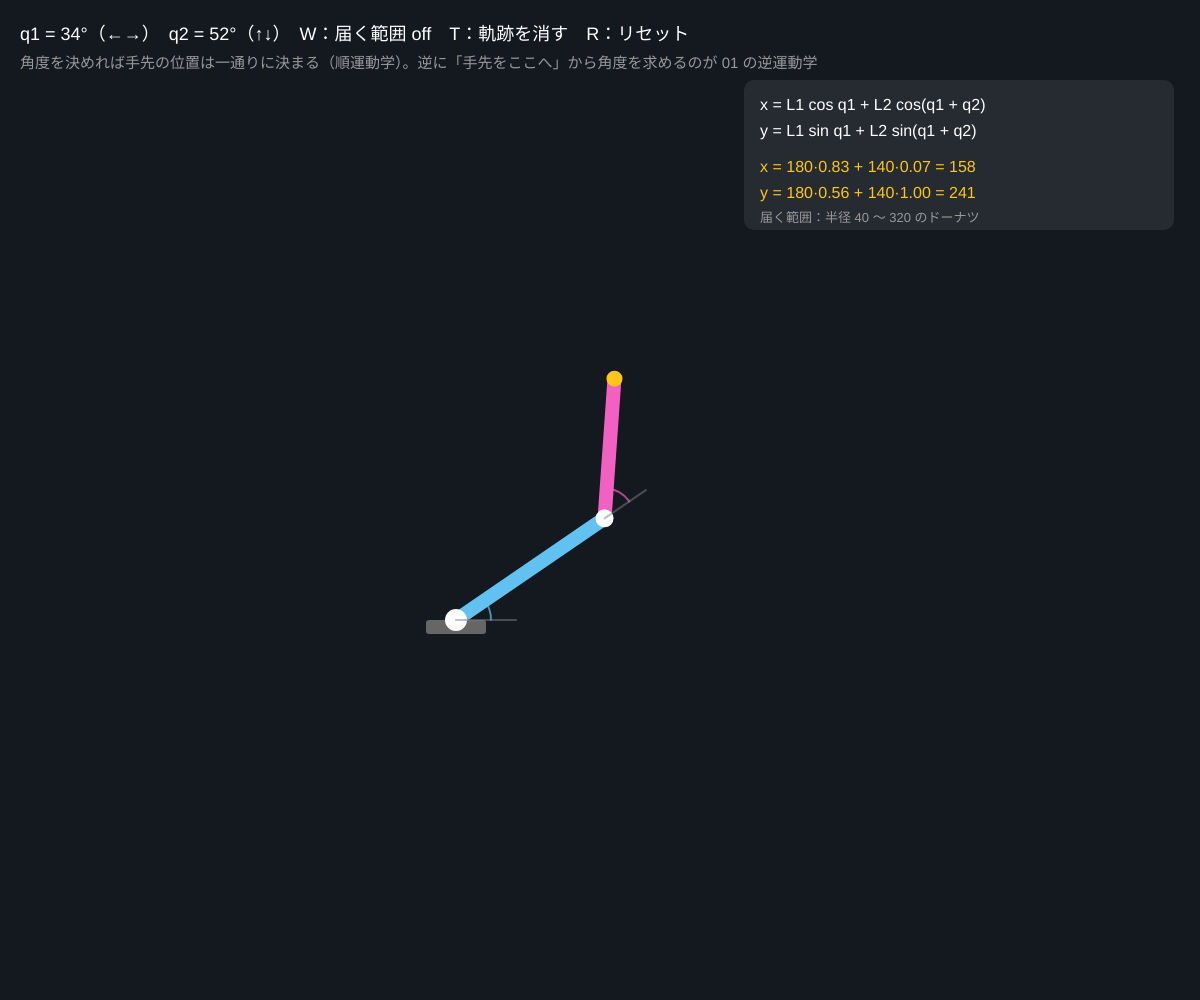
Frame 1 (no input)
Frame 60 (no input): identical to frame 1, image omitted
Frame 120 (the mouse pressed at the canvas centre since frame 60): identical to frame 1, image omitted

The p5.js sketch that drew this single still picture (run headless with seeded random() and noise() and a simulated clock; from frame 60 on, the mouse is pressed at the canvas centre):

// p5.js sketch
// ── sketch.js
// ============================================
// 00 2 リンクアームの順運動学（FK）
// 関節の角度 (q1, q2) を決めると、手先の位置 (x, y) は三角関数で決まる
//   x = L1 cos q1 + L2 cos(q1 + q2),  y = L1 sin q1 + L2 sin(q1 + q2)
// ←→ = 第 1 関節 q1 / ↑↓ = 第 2 関節 q2 / W = 届く範囲（作業空間）を表示 / T = 手先の軌跡を消す / R = リセット
// ============================================

let L1 = 180, L2 = 140;   // ★ リンクの長さ（px）
let q1 = 0.6, q2 = 0.9;   // 関節角（ラジアン）
let turnSpeed = 0.025;    // ★ キーを押したときの回る速さ
let trail = [];           // 手先の軌跡
let showWorkspace = false;
let wsLayer;              // 作業空間を描いておく層（毎フレーム計算しない）

function setup() {
  createCanvas(windowWidth, windowHeight);
  colorMode(HSB, 360, 100, 100, 100);
  wsLayer = createGraphics(width, height);
  drawWorkspace();
}

// 台座の位置（画面の下のほう、少し左）
function basePos() { return { x: width * 0.38, y: height * 0.62 }; }

// ★ 順運動学：角度 → 各関節と手先の位置（画面は y が下向きなので sin にマイナス）
function forward(a1, a2) {
  let b = basePos();
  let ex = b.x + L1 * cos(a1), ey = b.y - L1 * sin(a1);                     // ひじ
  let hx = ex + L2 * cos(a1 + a2), hy = ey - L2 * sin(a1 + a2);             // 手先
  return { b, elbow: { x: ex, y: ey }, hand: { x: hx, y: hy } };
}

// 作業空間：q1, q2 をすべて試して手先の点を打つ（ドーナツ形になる）
function drawWorkspace() {
  wsLayer.clear();
  wsLayer.colorMode(HSB, 360, 100, 100, 100);
  wsLayer.noStroke();
  wsLayer.fill(45, 80, 100, 18);
  for (let a1 = 0; a1 < TWO_PI; a1 += 0.05) {
    for (let a2 = 0; a2 < TWO_PI; a2 += 0.05) {
      let p = forward(a1, a2).hand;
      wsLayer.circle(p.x, p.y, 3);
    }
  }
}

function draw() {
  background(215, 35, 12);
  // キーを押している間、角度が変わる
  if (keyIsDown(LEFT_ARROW)) q1 += turnSpeed;
  if (keyIsDown(RIGHT_ARROW)) q1 -= turnSpeed;
  if (keyIsDown(UP_ARROW)) q2 += turnSpeed;
  if (keyIsDown(DOWN_ARROW)) q2 -= turnSpeed;

  let fk = forward(q1, q2);
  trail.push({ x: fk.hand.x, y: fk.hand.y });
  if (trail.length > 600) trail.shift();

  if (showWorkspace) image(wsLayer, 0, 0);

  // 軌跡
  noFill();
  stroke(170, 70, 100, 60);
  strokeWeight(2);
  beginShape();
  for (let p of trail) vertex(p.x, p.y);
  endShape();

  // 台座
  noStroke();
  fill(0, 0, 40);
  rect(fk.b.x - 30, fk.b.y, 60, 14, 3);
  // リンク 1
  stroke(200, 60, 95);
  strokeWeight(14);
  line(fk.b.x, fk.b.y, fk.elbow.x, fk.elbow.y);
  // リンク 2
  stroke(320, 60, 95);
  line(fk.elbow.x, fk.elbow.y, fk.hand.x, fk.hand.y);
  // 関節
  noStroke();
  fill(0, 0, 100);
  circle(fk.b.x, fk.b.y, 22);
  circle(fk.elbow.x, fk.elbow.y, 18);
  fill(45, 90, 100);
  circle(fk.hand.x, fk.hand.y, 16);

  // 角度の弧
  noFill();
  stroke(200, 60, 95, 70);
  strokeWeight(2);
  arc(fk.b.x, fk.b.y, 70, 70, -q1, 0);
  stroke(320, 60, 95, 70);
  arc(fk.elbow.x, fk.elbow.y, 60, 60, -(q1 + q2), -q1);
  stroke(0, 0, 50, 50);
  line(fk.b.x, fk.b.y, fk.b.x + 60, fk.b.y);
  line(fk.elbow.x, fk.elbow.y, fk.elbow.x + 50 * cos(q1), fk.elbow.y - 50 * sin(q1));

  // 数値（台座を原点、y は上向き）
  let X = fk.hand.x - fk.b.x, Y = fk.b.y - fk.hand.y;
  noStroke();
  fill(0, 0, 100);
  textSize(18);
  text('q1 = ' + nf(degrees(q1) % 360, 1, 0) + '°（←→）　q2 = ' + nf(degrees(q2) % 360, 1, 0) + '°（↑↓）　W：届く範囲 ' + (showWorkspace ? 'ON' : 'off') + '　T：軌跡を消す　R：リセット', 20, 40);
  fill(0, 0, 60);
  textSize(15);
  text('角度を決めれば手先の位置は一通りに決まる（順運動学）。逆に「手先をここへ」から角度を求めるのが 01 の逆運動学', 20, 68);

  // 式のパネル
  let px = width - 440, py = 110;
  fill(0, 0, 100, 8);
  rect(px - 16, py - 30, 430, 150, 10);
  fill(0, 0, 100);
  textSize(16);
  text('x = L1 cos q1 + L2 cos(q1 + q2)', px, py);
  text('y = L1 sin q1 + L2 sin(q1 + q2)', px, py + 26);
  fill(45, 90, 100);
  text('x = ' + L1 + '·' + nf(cos(q1), 1, 2) + ' + ' + L2 + '·' + nf(cos(q1 + q2), 1, 2) + ' = ' + nf(X, 1, 0), px, py + 62);
  text('y = ' + L1 + '·' + nf(sin(q1), 1, 2) + ' + ' + L2 + '·' + nf(sin(q1 + q2), 1, 2) + ' = ' + nf(Y, 1, 0), px, py + 88);
  fill(0, 0, 60);
  textSize(13);
  text('届く範囲：半径 ' + abs(L1 - L2) + ' 〜 ' + (L1 + L2) + ' のドーナツ', px, py + 112);
}

function keyPressed() {
  if (key === 'w' || key === 'W') showWorkspace = !showWorkspace;
  if (key === 't' || key === 'T') trail = [];
  if (key === 'r' || key === 'R') { q1 = 0.6; q2 = 0.9; trail = []; }
}

// ---------- やってみよう ----------
// 1. q2 = 0 のときと q2 = 180° のとき、手先はどこ？ 届く範囲の外側と内側の円の半径を確かめよう
// 2. L1 = L2 にすると内側の穴が消える。L1 と L2 を変えて W で作業空間を見比べよう
// 3. q1 だけ回すと手先は円を描く。q1 と q2 を同時に回すと？（軌跡を観察）
// 4. 3 本目のリンク L3 と q3 を足して、式を 3 項にしてみよう
